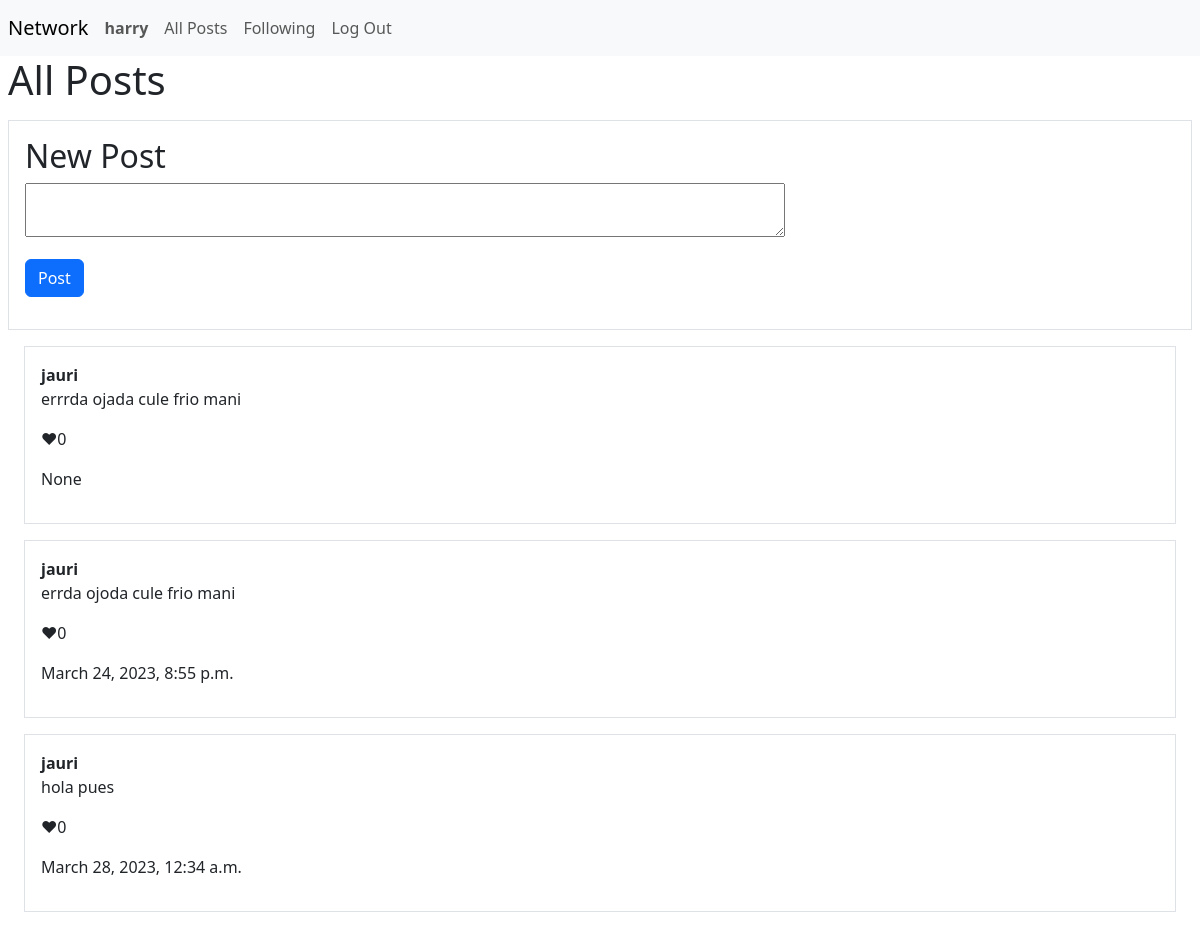
The app's page / (signed in), older data.
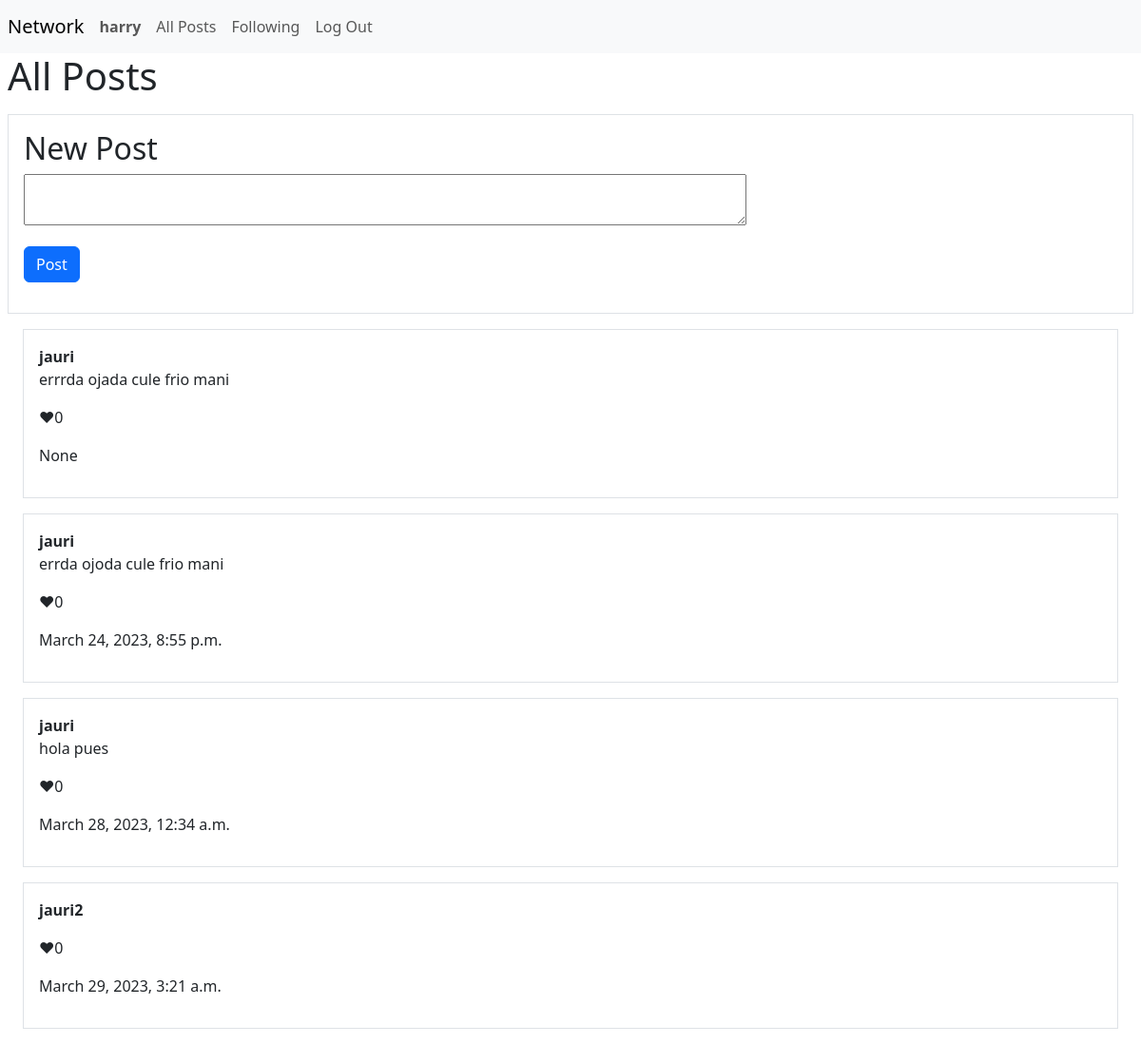
The same page, newer data.
### network/models.py (models this page shows)
class Posts(models.Model):
    poster = models.ForeignKey("User", on_delete=models.CASCADE, related_name="posts")
    content = models.TextField(max_length=280)
    timestamp = models.DateTimeField(auto_now_add=True)
    likes = models.IntegerField(default=0)

class User(AbstractUser):
    pass

### network/views.py (the view)
# urls.py: path("", views.index, name="index"),
def index(request):
    if request.user.is_authenticated:
        return render(request, "network/index.html", {
            "posts": Posts.objects.all()
        })
    else:
        return render(request, "network/index.html")

### network/templates/network/index.html (shortened to what this page needs)
{% extends "network/layout.html" %}
{% block body %}
    {% if user.is_authenticated %}
    <div>
        <h1>All Posts</h1>
    </div>
    <div class=" border p-3 my-3">
        <h2>New Post</h2>
        <form action="{% url 'new_post' %}" method="post">
            <textarea name="content" row="4" cols="80"></textarea>
            <br/>
            <input type="submit" value="Post" class="btn btn-primary my-3"/>
        </form>
    </div>
    <div>
        {% for post in posts %}
            <div class="border p-3 m-3">
                <b>{{ post.poster.username }}</b>
                <p>{{ post.content }}</p>
                <p> ♥{{ post.likes }}</p>
                <p>{{ post.timestamp }}</p>
            </div>
        {% endfor %}
        </div>
    {% endif %}
{% endblock %}

Row changes from the older to the newer data that the page shows:
added Posts: poster.username "jauri2", likes "0", timestamp "March 29, 2023, 3:21 a.m."
